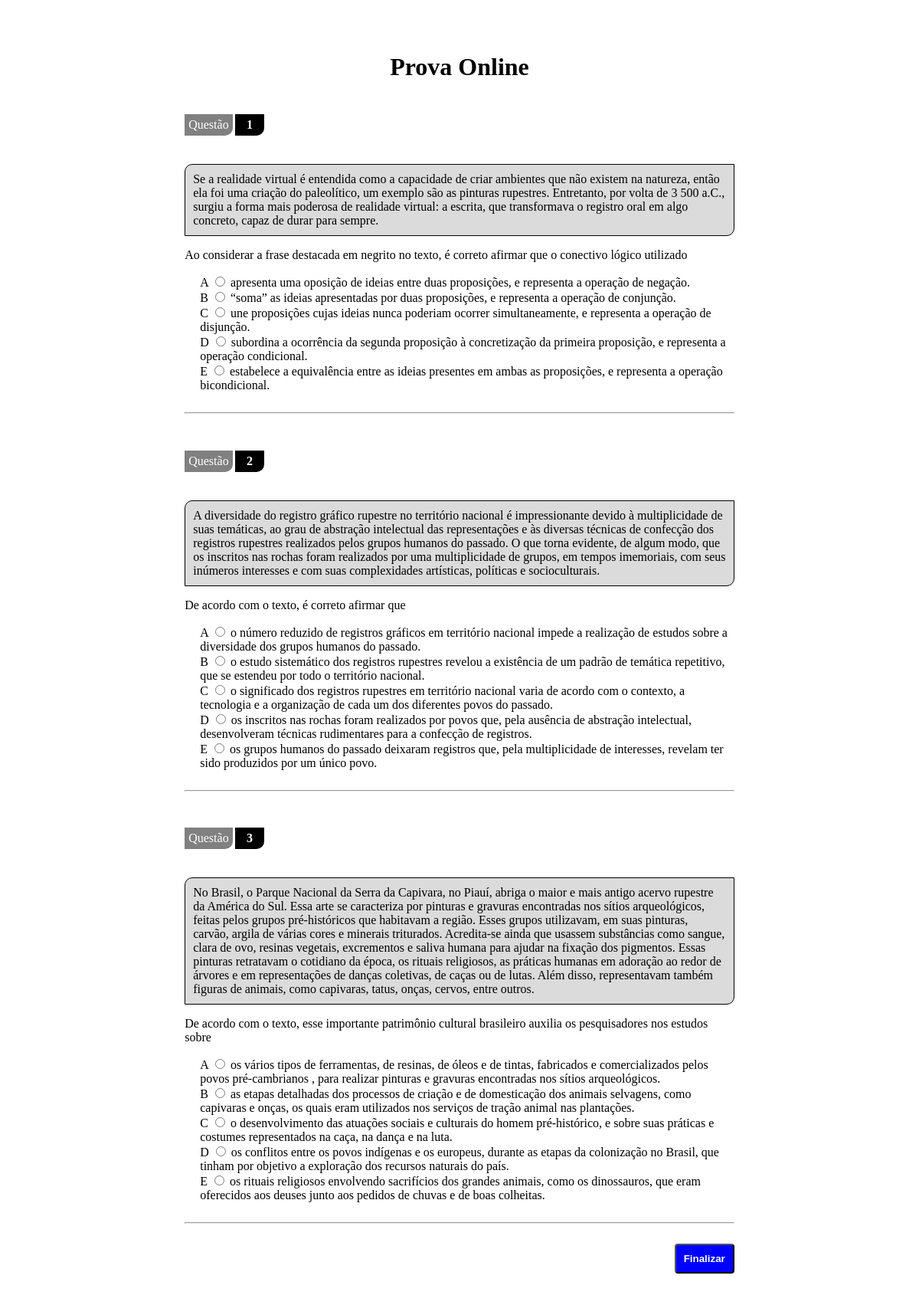
/prova.php, run on the app's committed database.
### tables this page shows
CREATE TABLE `alternativa` (
  `alternativa_id` int(11) NOT NULL,
  `questao_id` int(11) DEFAULT NULL,
  `texto_alternativa` text DEFAULT NULL,
  `letra_alternativa` varchar(1) DEFAULT NULL
);

### proc_quest.php (called while the page is built)
<?php
include("conexao.php");
$sql = "SELECT q.questao_id, q.texto_questao, q.enunciado, a.alternativa_id, a.texto_alternativa, a.letra_alternativa
        FROM Questao q
        INNER JOIN Alternativa a ON q.questao_id = a.questao_id
        ORDER BY q.questao_id, a.letra_alternativa";
$result = $conn->query($sql);
$questoes = array();
if ($result->num_rows > 0) {
    $current_question_id = null;
    $current_question = null;
    while ($row = $result->fetch_assoc()) {
        if ($row['questao_id'] !== $current_question_id) {
            if ($current_question !== null) {
                $questoes[] = $current_question;
            }
            $current_question_id = $row['questao_id'];
            $current_question = array(
                'questao_id' => $current_question_id,
                'texto_questao' => $row['texto_questao'],
                'enunciado' => $row['enunciado'],
                'alternativas' => array()
            );
        }
        $current_question['alternativas'][] = array(
            'alternativa_id' => $row['alternativa_id'],
            'texto_alternativa' => $row['texto_alternativa'],
            'letra_alternativa' => $row['letra_alternativa']
        );
    }
    if ($current_question !== null) {
        $questoes[] = $current_question;
    }
} else {
    echo "0 results";
}

### modelo_questao.php (the view)
<?php foreach ($questoes as $questao) : ?>
    <div class="quest">
        <div class="quest_num">
            <span>Questão</span>
            <h4><?php echo $questao['questao_id']; ?></h4>
        </div>
        <p class="text_quest"><?php echo $questao['texto_questao']; ?></p>
        <p><?php echo $questao['enunciado']; ?></p>
        <div class="alters">
            <?php foreach ($questao['alternativas'] as $alternativa) : ?>
                <div class="alter">
                    <label for="input-<?php echo $alternativa['letra_alternativa']; ?>"><?php echo $alternativa['letra_alternativa']; ?></label>
                    <input type="radio" name="resposta_<?php echo $questao['questao_id']; ?>" id="input-<?php echo $alternativa['letra_alternativa']; ?>" value="<?php echo $alternativa['alternativa_id']; ?>">
                    <span><?php echo $alternativa['texto_alternativa']; ?></span>
                </div>
            <?php endforeach; ?>
        </div>
        <br>
        <hr><br>
    </div>
<?php endforeach; ?>

### prova.php (shortened to what this page needs)
<!DOCTYPE html>
<html lang="en">
<head>
    <link rel="stylesheet" href="index.css">
</head>
<body>
    <?php
    include("proc_quest.php");
    ?>
    <main>
        <h1>Prova Online</h1>
        <div id="questionario">
            <form action="proc_resp.php" method="POST">
                <?php
                include 'modelo_questao.php';
                ?>
                <input class="submit" type="submit" value="Finalizar">
            </form>
        </div>
    </main>
</body>
</html>

### index.css (style rules this page uses)
#questionario { width: 65%; margin: auto; margin-bottom: 40px; }
h1 { text-align: center; }
main { padding: 40px; }
.alters { margin-left: 20px; }
.text_quest { background-color: #dbdbdb; border: 1px solid; padding: 10px; border-top-left-radius: 10px; border-bottom-right-radius: 10px; }
.quest h4 { background-color: black; width: 4%; text-align: center; padding: 5px; color: white; border-bottom-right-radius: 10px; }
.quest_num { display: flex; align-items: center; }
.quest_num span { margin-right: 3px; background-color: grey; text-align: center; padding: 5px; color: white; border-bottom-right-radius: 10px; }
.submit { padding: 10px; background-color: blue; color: white; border-radius: 4px; cursor: pointer; font-weight: 600; float: right; }

### data on the page
alternativa: letra_alternativa "A", texto_alternativa "apresenta uma oposição de ideias entre duas proposições, e representa a operação de negação."
alternativa: letra_alternativa "B", texto_alternativa "“soma” as ideias apresentadas por duas proposições, e representa a operação de conjunção."
alternativa: letra_alternativa "C", texto_alternativa "une proposições cujas ideias nunca poderiam ocorrer simultaneamente, e representa a operação de disjunção."
alternativa: letra_alternativa "D", texto_alternativa "subordina a ocorrência da segunda proposição à concretização da primeira proposição, e representa a operação condicional."
alternativa: letra_alternativa "E", texto_alternativa "estabelece a equivalência entre as ideias presentes em ambas as proposições, e representa a operação bicondicional."
alternativa: letra_alternativa "A", texto_alternativa "o número reduzido de registros gráficos em território nacional impede a realização de estudos sobre a diversidade dos grupos humanos do passado."
alternativa: letra_alternativa "B", texto_alternativa "o estudo sistemático dos registros rupestres revelou a existência de um padrão de temática repetitivo, que se estendeu por todo o território nacional."
alternativa: letra_alternativa "E", texto_alternativa "os grupos humanos do passado deixaram registros que, pela multiplicidade de interesses, revelam ter sido produzidos por um único povo."
alternativa: letra_alternativa "C", texto_alternativa "o desenvolvimento das atuações sociais e culturais do homem pré-histórico, e sobre suas práticas e costumes representados na caça, na dança e na luta."

### other printed values
$questao['questao_id'] "1"
$questao['enunciado'] "Ao considerar a frase destacada em negrito no texto, é correto afirmar que o conectivo lógico utilizado"
$questao['questao_id'] "2"
$questao['enunciado'] "De acordo com o texto, é correto afirmar que"
$alternativa['letra_alternativa'] "C"
$alternativa['texto_alternativa'] "o significado dos registros rupestres em território nacional varia de acordo com o contexto, a tecnologia e a organização de cada um dos diferentes povos do passado."
$alternativa['letra_alternativa'] "D"
$alternativa['texto_alternativa'] "os inscritos nas rochas foram realizados por povos que, pela ausência de abstração intelectual, desenvolveram técnicas rudimentares para a confecção de registros."
$questao['questao_id'] "3"
$questao['enunciado'] "De acordo com o texto, esse importante patrimônio cultural brasileiro auxilia os pesquisadores nos estudos sobre"
$alternativa['letra_alternativa'] "A"
$alternativa['texto_alternativa'] "os vários tipos de ferramentas, de resinas, de óleos e de tintas, fabricados e comercializados pelos povos pré-cambrianos , para realizar pinturas e gravuras encontradas nos sítios arqueológicos."
$alternativa['letra_alternativa'] "B"
$alternativa['texto_alternativa'] "as etapas detalhadas dos processos de criação e de domesticação dos animais selvagens, como capivaras e onças, os quais eram utilizados nos serviços de tração animal nas plantações."
$alternativa['texto_alternativa'] "os conflitos entre os povos indígenas e os europeus, durante as etapas da colonização no Brasil, que tinham por objetivo a exploração dos recursos naturais do país."
